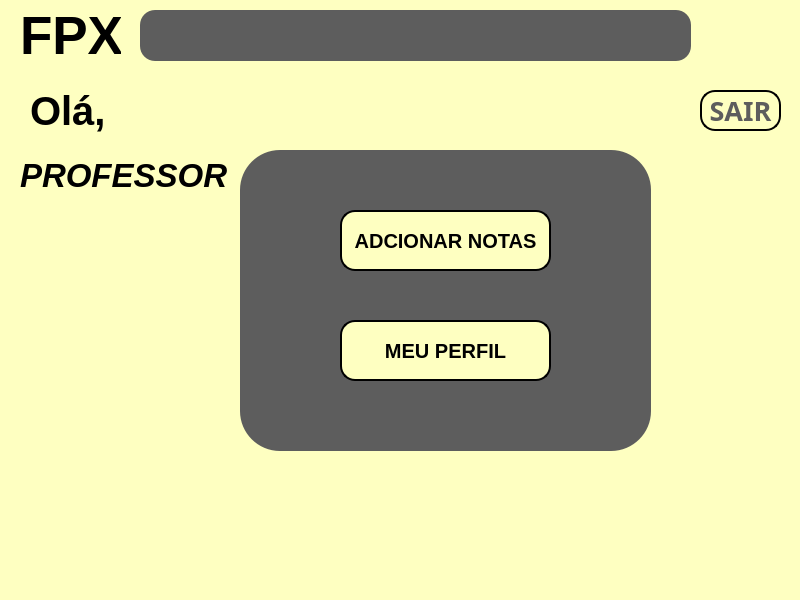
<?xml version="1.0" encoding="UTF-8"?>
<ui version="4.0">
 <class>MainWindow</class>
 <widget class="QMainWindow" name="MainWindow">
  <property name="geometry">
   <rect>
    <x>0</x>
    <y>0</y>
    <width>800</width>
    <height>600</height>
   </rect>
  </property>
  <property name="minimumSize">
   <size>
    <width>800</width>
    <height>600</height>
   </size>
  </property>
  <property name="maximumSize">
   <size>
    <width>800</width>
    <height>600</height>
   </size>
  </property>
  <property name="windowTitle">
   <string>Tela Inicial</string>
  </property>
  <property name="windowIcon">
   <iconset>
    <normaloff>../../../Downloads/guilherme puto/sources/Icone janela.png</normaloff>../../../Downloads/guilherme puto/sources/Icone janela.png</iconset>
  </property>
  <property name="styleSheet">
   <string notr="true">background-color: rgb(254, 255, 193);</string>
  </property>
  <widget class="QWidget" name="centralwidget">
   <widget class="QLabel" name="label">
    <property name="geometry">
     <rect>
      <x>20</x>
      <y>10</y>
      <width>101</width>
      <height>51</height>
     </rect>
    </property>
    <property name="font">
     <font>
      <pointsize>40</pointsize>
      <weight>75</weight>
      <bold>true</bold>
     </font>
    </property>
    <property name="text">
     <string>FPX</string>
    </property>
   </widget>
   <widget class="QPushButton" name="pushButton">
    <property name="geometry">
     <rect>
      <x>700</x>
      <y>90</y>
      <width>81</width>
      <height>41</height>
     </rect>
    </property>
    <property name="font">
     <font>
      <family>Yu Gothic</family>
      <pointsize>20</pointsize>
      <weight>75</weight>
      <italic>false</italic>
      <bold>true</bold>
     </font>
    </property>
    <property name="styleSheet">
     <string notr="true">color: rgb(93, 93, 93);
border-style: outset;
border-width: 2px;
border-radius: 15px;
border-color: black;</string>
    </property>
    <property name="text">
     <string>SAIR</string>
    </property>
   </widget>
   <widget class="QLabel" name="label_2">
    <property name="geometry">
     <rect>
      <x>30</x>
      <y>80</y>
      <width>131</width>
      <height>61</height>
     </rect>
    </property>
    <property name="font">
     <font>
      <pointsize>30</pointsize>
      <weight>75</weight>
      <bold>true</bold>
     </font>
    </property>
    <property name="text">
     <string>Olá, </string>
    </property>
   </widget>
   <widget class="QFrame" name="frame">
    <property name="geometry">
     <rect>
      <x>140</x>
      <y>10</y>
      <width>551</width>
      <height>51</height>
     </rect>
    </property>
    <property name="styleSheet">
     <string notr="true">background-color: rgb(93, 93, 93);
border-radius: 15px;
border-style: outset;
border- width: 2px;</string>
    </property>
    <property name="frameShape">
     <enum>QFrame::StyledPanel</enum>
    </property>
    <property name="frameShadow">
     <enum>QFrame::Raised</enum>
    </property>
   </widget>
   <widget class="QLabel" name="label_3">
    <property name="geometry">
     <rect>
      <x>20</x>
      <y>150</y>
      <width>211</width>
      <height>51</height>
     </rect>
    </property>
    <property name="font">
     <font>
      <pointsize>25</pointsize>
      <weight>75</weight>
      <italic>true</italic>
      <bold>true</bold>
     </font>
    </property>
    <property name="text">
     <string>PROFESSOR</string>
    </property>
   </widget>
   <widget class="QFrame" name="frame_2">
    <property name="geometry">
     <rect>
      <x>240</x>
      <y>150</y>
      <width>411</width>
      <height>301</height>
     </rect>
    </property>
    <property name="styleSheet">
     <string notr="true">background-color: rgb(93, 93, 93);
border-radius: 40px;
border-style: outset;
border- width: 4px;</string>
    </property>
    <property name="frameShape">
     <enum>QFrame::StyledPanel</enum>
    </property>
    <property name="frameShadow">
     <enum>QFrame::Raised</enum>
    </property>
    <widget class="QPushButton" name="pushButton_3">
     <property name="geometry">
      <rect>
       <x>100</x>
       <y>170</y>
       <width>211</width>
       <height>61</height>
      </rect>
     </property>
     <property name="font">
      <font>
       <pointsize>15</pointsize>
       <weight>75</weight>
       <bold>true</bold>
      </font>
     </property>
     <property name="styleSheet">
      <string notr="true">background-color: rgb(254, 255, 193);
border-style: outset;
border-width: 2px;
border-radius: 15px;
border-color: black;</string>
     </property>
     <property name="text">
      <string>MEU PERFIL</string>
     </property>
    </widget>
    <widget class="QPushButton" name="pushButton_2">
     <property name="geometry">
      <rect>
       <x>100</x>
       <y>60</y>
       <width>211</width>
       <height>61</height>
      </rect>
     </property>
     <property name="font">
      <font>
       <pointsize>15</pointsize>
       <weight>75</weight>
       <bold>true</bold>
      </font>
     </property>
     <property name="styleSheet">
      <string notr="true">background-color: rgb(254, 255, 193);
border-style: outset;
border-width: 2px;
border-radius: 15px;
border-color: black;</string>
     </property>
     <property name="text">
      <string>ADCIONAR NOTAS</string>
     </property>
    </widget>
   </widget>
  </widget>
  <widget class="QMenuBar" name="menubar">
   <property name="geometry">
    <rect>
     <x>0</x>
     <y>0</y>
     <width>800</width>
     <height>21</height>
    </rect>
   </property>
  </widget>
  <widget class="QStatusBar" name="statusbar"/>
 </widget>
 <resources/>
 <connections/>
</ui>
